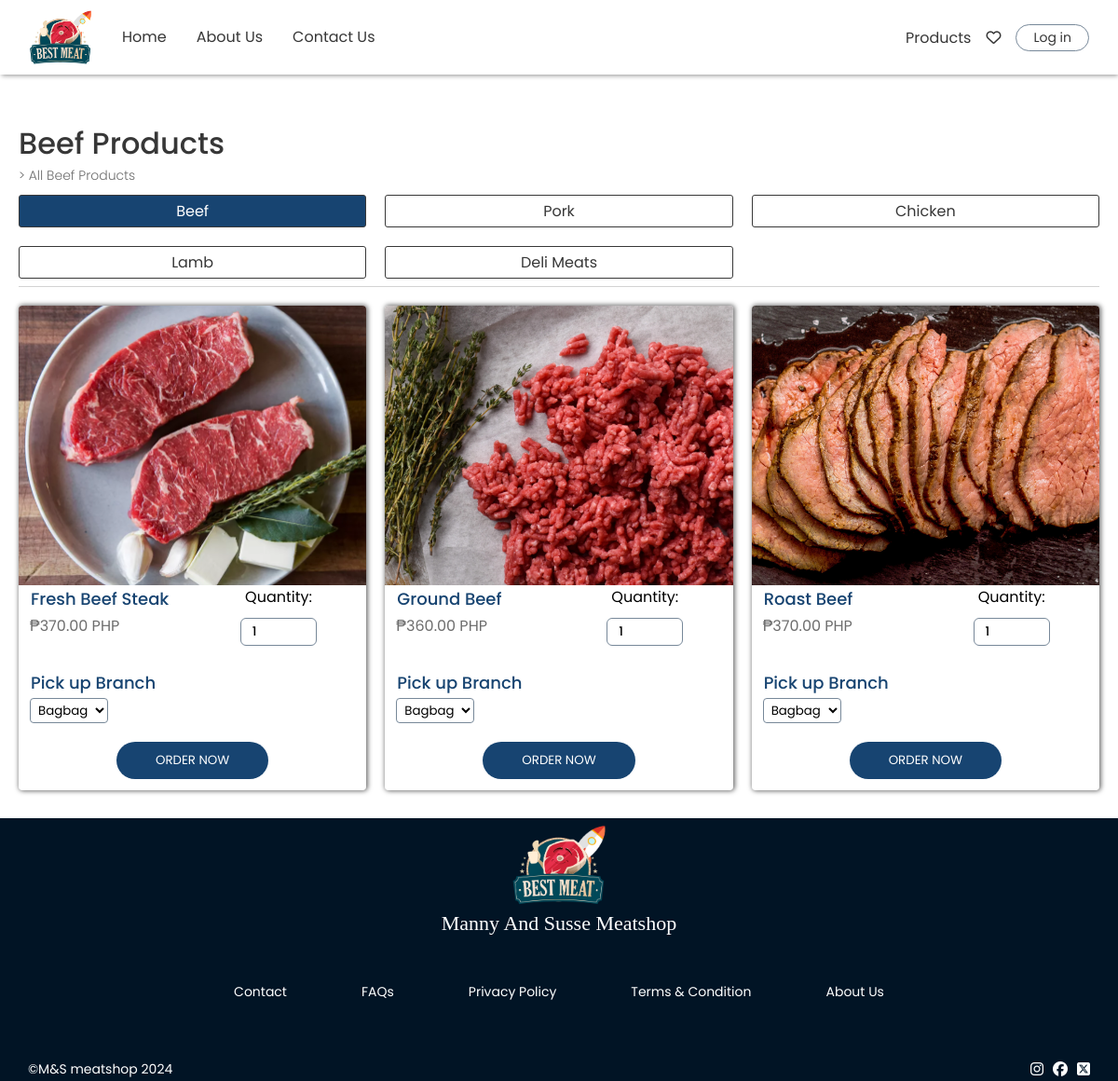
Page /components/products.php on the committed database.
### tables this page shows
CREATE TABLE `tbl_products` (
  `prod_id` int(11) NOT NULL,
  `prod_name` varchar(255) NOT NULL,
  `prod_price` int(11) NOT NULL,
  `prod_type` int(11) NOT NULL,
  `prod_stocks` int(11) NOT NULL,
  `prod_img` varchar(255) NOT NULL
);

### components/products.php (the view, shortened to what this page needs)
<!DOCTYPE html>
<html lang="en">
<head>
    <link rel="stylesheet" href="../styles/general.css">
    <link rel="stylesheet" href="../styles/footer.css">
    <link rel="stylesheet" href="../styles/navbar.css">
    <link rel="stylesheet" href="../styles/products.css">
    <link rel="stylesheet" href="https://cdnjs.cloudflare.com/ajax/libs/font-awesome/6.5.2/css/all.min.css">
</head>
<body>
<?php include "./navbar.php" ?>
    <main>
        <div class="center">
            <div class="con">
                <div class="header-con">
                    <h1>Beef Products</h1>
                    <p>> All Beef Products</p>
                    <div class="flex-prod">
                        <a href="./products.php"><div style="background: rgb(23, 68, 113);
                        color: white;">Beef</div></a>
                        <a href="./porkprod.php"><div style="">Pork</div></a>
                        <a href="./chickenprod.php"><div style="">Chicken</div></a>
                        <a href="./lambprod.php"><div style="">Lamb</div></a>
                        <a href="./deliprod.php"><div style="">Deli Meats</div></a>
                    </div>
                </div>
                <div class="container">
                    <?php
                        $query = "SELECT pr.prod_id, pr.prod_name, pr.prod_stocks, pr.prod_price, pr.prod_type,
                        pr.prod_img, pt.prod_type_name FROM tbl_products pr
                        INNER JOIN tbl_product_type pt ON pr.prod_type = pt.prod_type_id;";
                        $stmt = $conn->prepare($query);
                        $stmt->execute();
                        $result = $stmt->get_result();
                        while($data = $result->fetch_assoc())
                        {
                            if($data['prod_type'] == 1 && ($data['prod_stocks'] >= 1)){
                    ?>
                    <div class="con-item" id="<?php echo $data['prod_id']; ?>">
                        <div class="img-con">
                            <img src="../assets/beef/<?php echo $data['prod_img']; ?>" alt="">
                        </div>
                        <div class="flex-con-det">
                            <div class="con-details">
                                <div class="name"><?php echo $data["prod_name"]; ?></div>
                                <div class="price">₱<?php echo $data['prod_price']; ?>.00 PHP</div>
                            </div>
                            <div class="input-div">
                                <span>Quantity:</span>
                                <input type="number" class="qnty" min="1" value="1">
                            </div>
                        </div>
                        <div class="flex-con-det">
                            <div class="con-details">
                                <div class="name">Pick up Branch</div>
                                <select name="branch" class="branch">
                                    <option value="1">Bagbag</option>
                                </select>
                            </div>
                        </div>
                        <div class="div-button">
                            <button>ORDER NOW</button>
                        </div>
                    </div>
                    <?php } } ?>
                </div>
            </div>
        </div>
    </main>
    <?php include "./footer.php" ?>
</body>
</html>

### styles/general.css (style rules this page uses)
* { font-family: "Poppins", sans-serif; box-sizing: border-box; margin: 0; transition: 0.3s ease; }
a { color: black; text-decoration: none; cursor: pointer; }
img { height: 100%; width: 100%; object-fit: cover; object-position: center; }
button { cursor: pointer; }

### styles/products.css (style rules this page uses)
body { margin-top: 100px; }
.center, main .center .con .container .con-item .div-button { display: flex; align-items: center; justify-content: center; }
main .con .header-con { padding-bottom: 8px; margin-bottom: 20px; border-bottom: 1px solid lightgray; }
main .con .header-con p { color: rgb(109, 109, 109); font-size: 14px; font-weight: 300; }
main .con .header-con h1 { font-weight: 500; color: rgb(55, 55, 55); }
main .center .con { max-width: 1200px; width: 100%; padding: 30px 20px; }
main .center .con .container .con-item .img-con { height: 230px; overflow: hidden; }
main .center .con .container .con-item .img-con img { object-fit: cover; object-position: center; }
main .center .con .container .con-item .con-details .name { font-weight: 500; color: rgb(23, 68, 113); }
main .center .con .container .con-item .con-details { line-height: 28px; }
main .center .con .container .con-item .con-details .price { color: rgb(109, 109, 109); }
main .center .con .container .con-item .con-details .name { border: 1px solid transparent; }
main .center .con .container .con-item { box-shadow: 1px 0px 5px 1px rgba(0,0,0,0.56); -webkit-box-shadow: 1px 0px 5px 1px rgba(0,0,0,0.56); -moz-box-shadow: 1px 0px 5px 1px rgba(0,0,0,0.56); border-radius: 4px; overflow: hidden; }
main .center .con .container .con-item .div-button button { background: rgb(23, 68, 113); color: white; padding: 10px 42px; margin-bottom: 12px; border-radius: 50px; border: none; margin-top: 20px; }
main .center .con .container { display: grid; grid-template-columns: repeat(2, 1fr); gap: 20px; }
main .center .con .header-con .flex-prod { display: grid; grid-template-columns: repeat(3, 1fr); justify-content: space-between; gap: 20px; margin-top: 10px; }
main .center .con .header-con .flex-prod div { background: white; border: 1px solid rgb(56, 56, 56); color: rgb(55, 55, 55); text-align: center; border-radius: 3px; padding: 4px 6px; }
.flex-con-det { padding: 0 12px; }
.input-div { margin-top: 0; margin-bottom: 0; }
.input-div input { border: 1px solid lightslategray; padding: 4px 12px; border-radius: 6px; font-weight: 500; }
select { border: 1px solid lightslategray; border-radius: 4px; background: transparent; padding: 2px 4px; }
@media (min-width: 768px) { main .center .con .container { grid-template-columns: repeat(3, 1fr); } }
@media (min-width: 768px) { main .center .con .container .con-item .img-con { height: 300px; } }
@media (min-width: 768px) { main .center .con .container .con-item .con-details .name { font-size: 18px; } }
@media (min-width: 768px) { main .center .con .container .con-item .con-details .price { font-size: 16px; } }
@media (min-width: 768px) { .flex-con-det { display: grid; grid-template-columns: repeat(2, 1fr); gap: 20px; } }
@media (min-width: 768px) { .input-div { display: flex; align-items: center; flex-direction: column; gap: 10px; } }
@media (min-width: 768px) { .input-div input { width: 50%; } }

### rows in the picture
tbl_products: prod_img (picture), prod_name "Fresh Beef Steak", prod_price "370"
tbl_products: prod_img (picture), prod_name "Ground Beef", prod_price "360"
tbl_products: prod_img (picture), prod_name "Roast Beef", prod_price "370"
